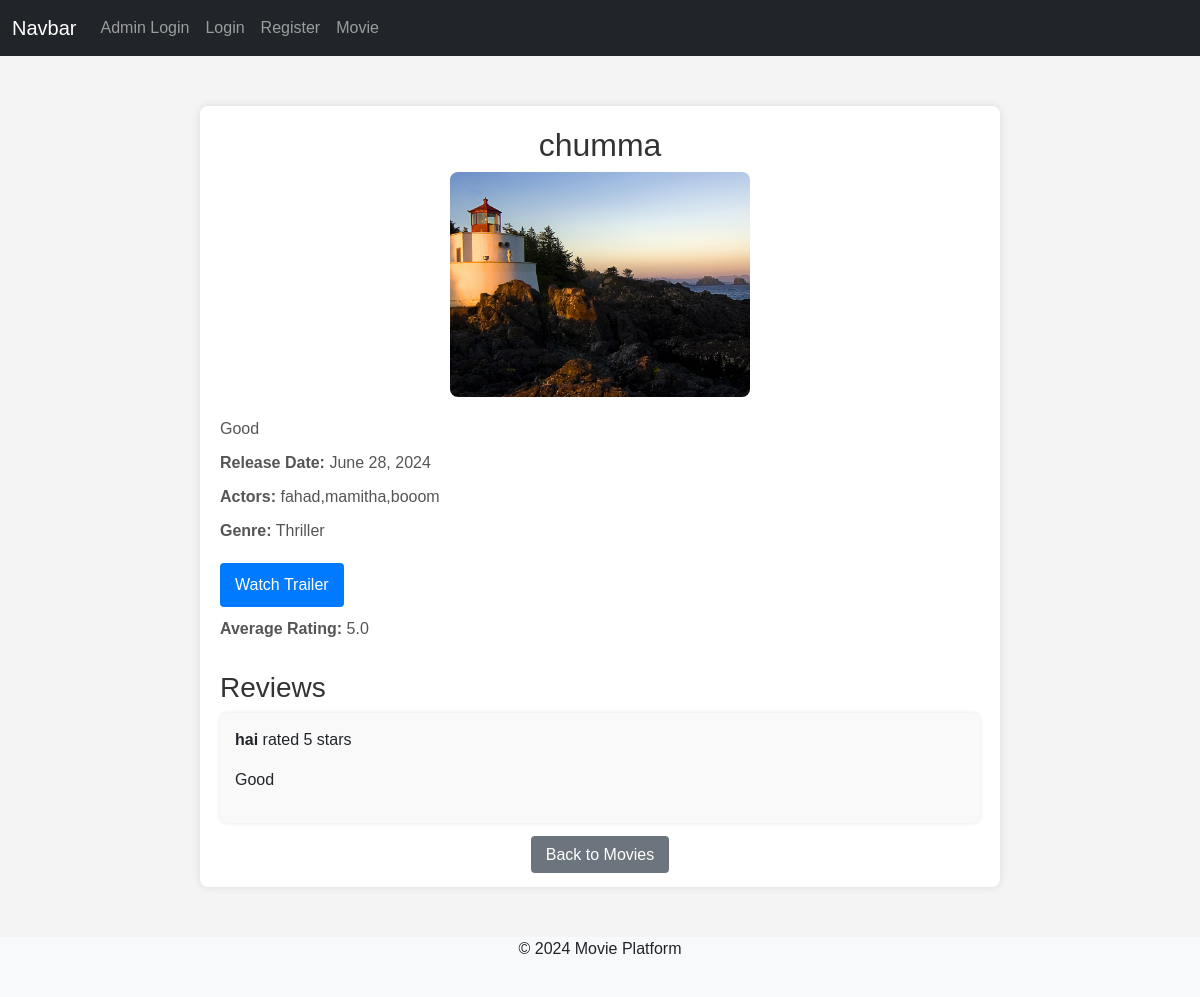
/movie/3/, run on the app's committed database.
### movie_app/models.py (models this page shows, shortened)
class Movie(models.Model):
    user = models.ForeignKey(User, on_delete=models.CASCADE)
    title = models.CharField(max_length=200)
    poster = models.ImageField(upload_to='posters/')
    description = models.TextField()
    release_date = models.DateField()
    actors = models.CharField(max_length=200)
    genre = models.ForeignKey(Genre, on_delete=models.SET_NULL, null=True)
    youtube_trailer = models.URLField()

class Genre(models.Model):
    name = models.CharField(max_length=100)

class Review(models.Model):
    user = models.ForeignKey(User, on_delete=models.CASCADE)
    movie = models.ForeignKey(Movie, on_delete=models.CASCADE)
    rating = models.IntegerField(default=0)
    comment = models.TextField()
    created_at = models.DateTimeField(auto_now_add=True)

### movie_app/views.py (the view)
# urls.py: path('movie/<int:movie_id>/', views.movie_detail, name='movie_detail'),
def movie_detail(request, movie_id):
    movie = get_object_or_404(Movie, id=movie_id)
    reviews = Review.objects.filter(movie=movie)
    average_rating = reviews.aggregate(Avg('rating'))['rating__avg']
    context = {
        'movie': movie,
        'reviews': reviews,
        'average_rating': average_rating,
    }
    return render(request, 'movie_detail.html', context)

### templates/movie_detail.html (shortened to what this page needs)
{% extends 'base.html' %}
{% load static %}
{% block content %}
<head>
    <link href="{% static 'css/movd.css' %}" rel="stylesheet">
</head>
<body>
    <div class="movie-detail-container">
        <h2>{{ movie.title }}</h2>
        <div class="movie-poster">
            <img src="{{ movie.poster.url }}" alt="{{ movie.title }}">
        </div>
        <div class="movie-info">
            <p>{{ movie.description }}</p>
            <p><strong>Release Date:</strong> {{ movie.release_date }}</p>
            <p><strong>Actors:</strong> {{ movie.actors }}</p>
            <p><strong>Genre:</strong> {{ movie.genre.name }}</p>
            <p><a class="trailer-link" href="{{ movie.youtube_trailer }}" target="_blank">Watch Trailer</a></p>
            <p><strong>Average Rating:</strong> {{ average_rating }}</p>
        </div>
        <h3>Reviews</h3>
        <div class="reviews">
            {% for review in reviews %}
            <div class="review">
                <p><strong>{{ review.user.username }}</strong> rated {{ review.rating }} stars</p>
                <p>{{ review.comment }}</p>
            </div>
            {% endfor %}
        </div>
        <div class="back-link">
            <a href="{% url 'movies' %}">Back to Movies</a>
        </div>
    </div>
</body>
{% endblock %}

### static/css/custom.css (style rules this page uses)
body { font-family: "Roboto", sans-serif; }

### static/css/movd.css (style rules this page uses)
body { font-family: Arial, sans-serif; background-color: #f4f4f4; margin: 0; padding: 0; }
.movie-detail-container { max-width: 800px; margin: 50px auto; padding: 20px; background: #fff; border-radius: 8px; box-shadow: 0 0 10px rgba(0, 0, 0, 0.1); }
h2 { text-align: center; color: #333; }
.movie-poster { text-align: center; margin-bottom: 20px; }
.movie-poster img { width: 100%; max-width: 300px; border-radius: 8px; }
.movie-info p { font-size: 16px; color: #555; margin: 10px 0; }
.movie-info .trailer-link { display: inline-block; padding: 10px 15px; background: #007bff; color: #fff; border-radius: 4px; text-decoration: none; margin-top: 10px; }
h3 { margin-top: 30px; color: #333; }
.reviews .review { background: #f9f9f9; padding: 15px; border-radius: 8px; margin-bottom: 15px; box-shadow: 0 0 5px rgba(0, 0, 0, 0.1); }
.back-link { margin-top: 20px; text-align: center; }
.back-link a { padding: 10px 15px; background: #6c757d; color: #fff; border-radius: 4px; text-decoration: none; }

### data on the page
Movie: title "chumma", poster (picture), description "Good", release_date "June 28, 2024", actors "fahad,mamitha,booom", genre.name "Thriller"
Review: user.username "hai", rating "5", comment "Good"

### other printed values
{{ average_rating }} "5.0"
